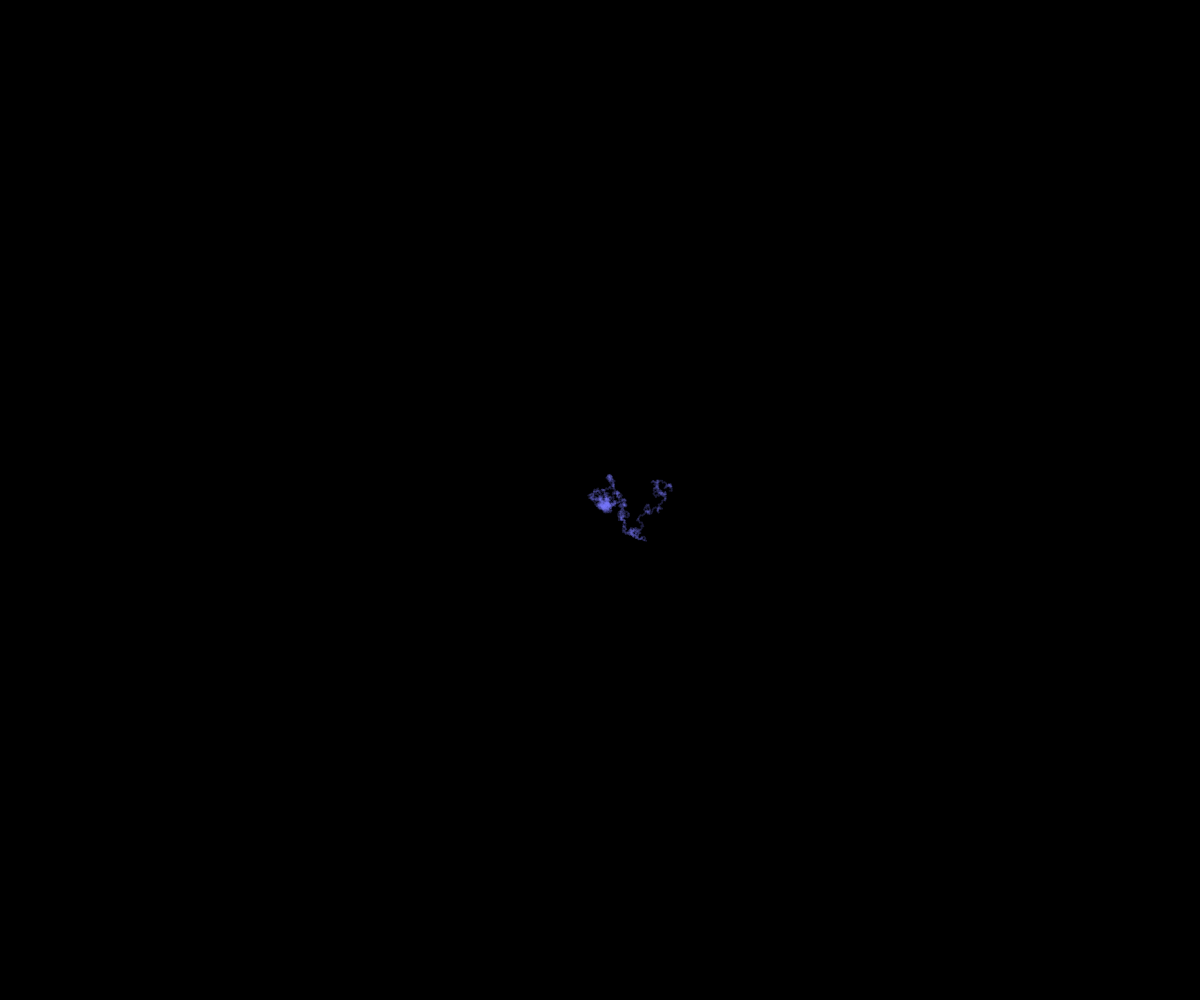
Frame 1 (no input)
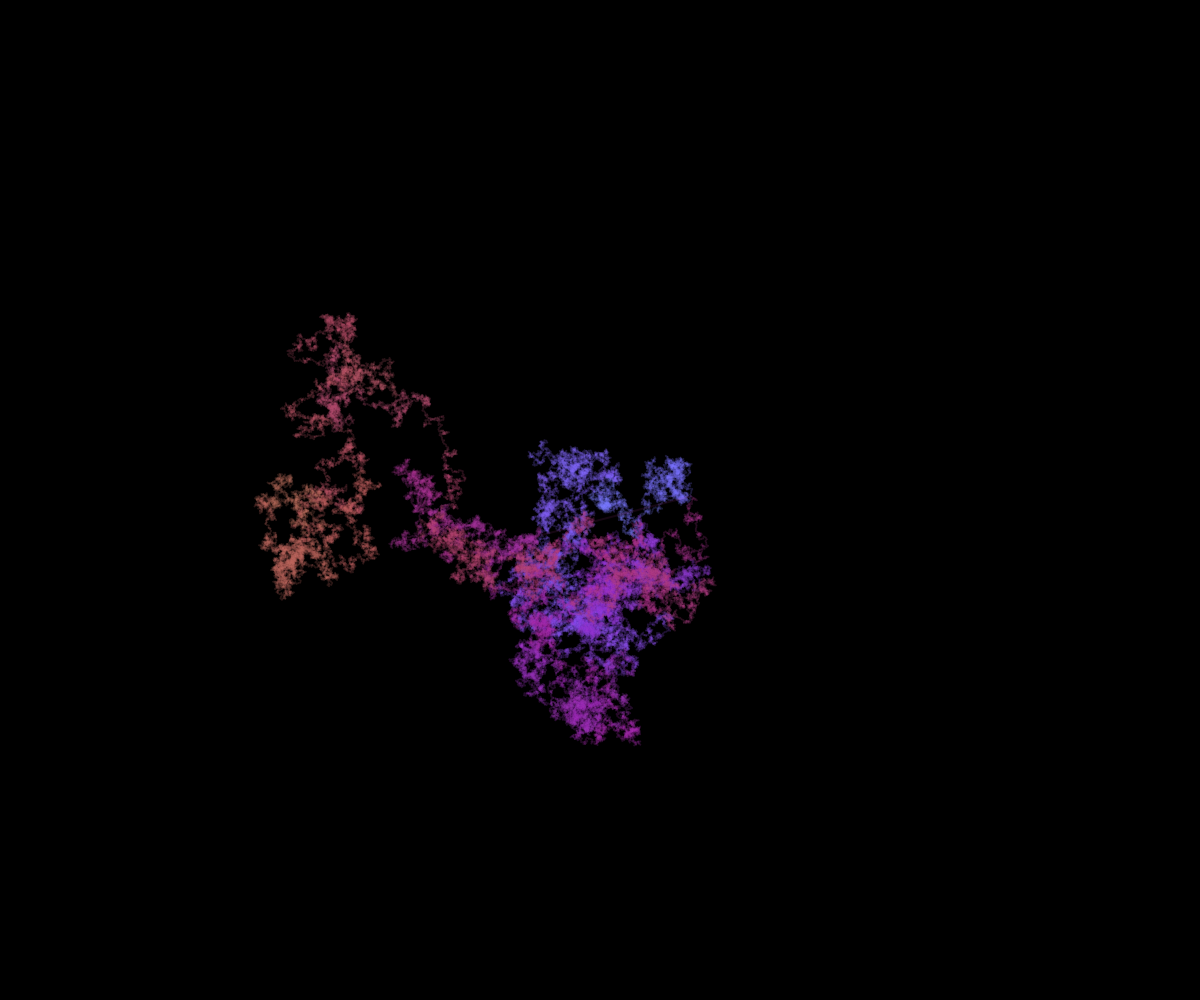
Frame 60 (no input)
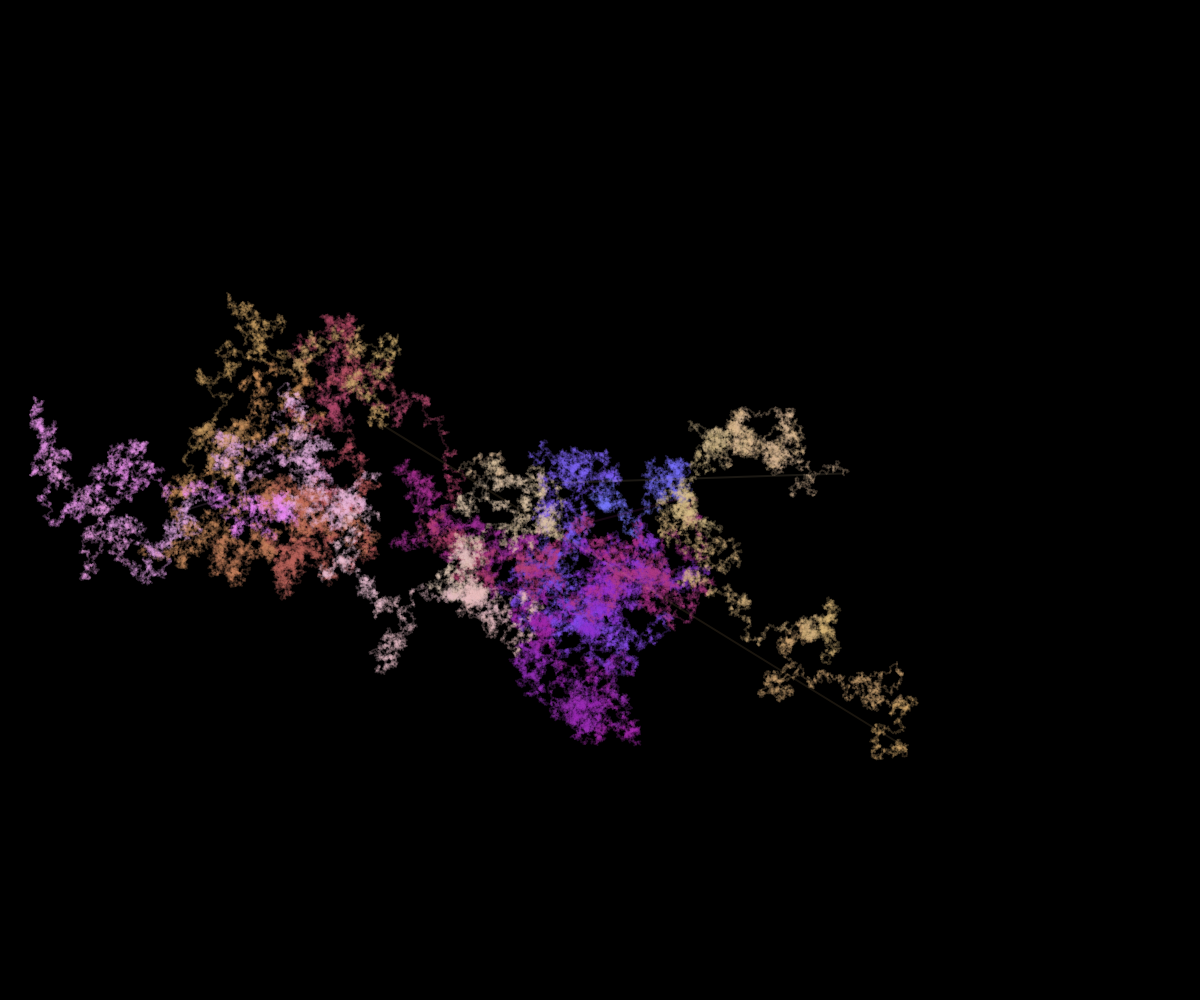
Frame 120 (the mouse pressed at the canvas centre since frame 60)

The p5.js sketch that drew these frames (run headless with seeded random() and noise() and a simulated clock; from frame 60 on, the mouse is pressed at the canvas centre):

// p5.js sketch
// ── sketch.js
var pos;
var prev;
var looping = true;
var r, g, b;
var margin;

function setup() {
    createCanvas(windowWidth, windowHeight);
    margin = width * 0.025;
    background(0);
    fill(255);
    stroke(255, 30);
    strokeWeight(2);
    pos = createVector(width / 2, height / 2);
    prev = pos.copy();
}

function draw() {
    r = map(sin(frameCount / 100), -1, 1, 0, 255);
    g = map(sin(frameCount / 20), -1, 1, 200, 55);
    b = map(cos(frameCount / 20), -1, 1, 100, 255);
    // b = map(pos.x, 0, width, 0, 255);
    stroke(r, g, b, 30);
    for (var i = 0; i < 1000; i++) {
        line(pos.x, pos.y, prev.x, prev.y);
        prev.set(pos);

        var step = p5.Vector.random2D();
        // var x = cos(frameCount / 10) * 10;
        // var y = sin(frameCount / 100) * 10;
        // x = lerp(step.x, x, 0.015);
        // y = lerp(step.y, y, 0.015);
        // step = createVector(x, y);
        // var mappedR = map(pos.x, 0, width, 0, 10000);
        var r = random(10000);
        if (r < 1) {
            step.mult(random(50, 1000));
            // stroke(r, g, b, 255);
            // strokeWeight(1);
        } else {
            step.setMag(2);
            // stroke(r, g, b, 30);
            // strokeWeight(1.5);
        }
        if (pos.x + step.x < width - margin && pos.x + step.x > margin) {
            if (pos.y + step.y < height - margin && pos.y + step.y > margin) {
                pos.add(step);
            }
        }
    }
}

function keyPressed() {
    if (keyCode === 32) {
        if (looping) {
            noLoop();
            looping = false;
        } else {
            loop();
            looping = true;
        }
    }
}

// ── sketch2.js
var pos;
var prev;
var looping = true;
var r, g, b;
var margin;
var foodToEat = [];
var eatenFood = [];
var s = 2.5;
var ant;
var foodAmount = 1800;
var bars;
var barsMax = 75;
var padding = 10;
var barsWidth;
var interface;
var showPanels = true;

function setup() {
    createCanvas(windowWidth, windowHeight);
    margin = width * 0.025 / 2;
    padding = width * 0.025 / 4;
    background(0);
    fill(255);
    noStroke();
    pos = createVector(width / 2, height / 2);
    prev = pos.copy();
    createFood();
    ant = createVector(width / 4, height / 2);
    barsWidth = width - padding * 2;
    textFont("Inconsolata");
    textSize(15);
    showBars();
    showFood();
    createInterface();
}

function createInterface() {
    interface = createDiv('');
    interface.style('position', 'absolute');
    interface.style('width', '100%');
    // interface.style('bottom', '2.5em');
    interface.style('padding', '10px 0px 0px 0px');
    interface.style('opacity', '1');
    interface.style('background-color', 'rgba(65, 65, 65, 0.5)');
    interface.style('font-family', 'Inconsolata', 'Helvetica', 'Arial');
    // interface.style('line-height', '0.75em');
    var calculateHeight = windowHeight - 50;
    interface.style("max-height", calculateHeight + "px");
    interface.style("overflow", "auto");
    // interface.style('color', 'rgba(155, 155, 155, 1');

    var div = createDiv('<span class="highlight">A random walker is searching for green food.</span>');
    div.parent(interface);
    div.style('float', 'left');
    div.style('width', '48%');
    div.style('font-size', '1.25em');
    div.style('padding', '0px 1% 0% 1%');
    var s = 'Each time the walker eats food, a line is drawn between it and the food eaten previously.';
    s += '</br></br>At the bottom, a bar graph plots the lengths of the lines, creating a curve which fits a <a href="https://en.wikipedia.org/wiki/Power_law">power law</a>.';
    s += '</br></br><span class="highlight">Press spacebar</span> to pause.';
    s += '</br><span class="highlight">Press t</span> to hide this text overlay.';
    s += "</br><a href='https://github.com/pelletierauger/Random-Walker'>Source code</a>.";
    var div2 = createDiv(s);
    div2.parent(interface);
    div2.style('float', 'left');
    div2.style('width', '48%');
    div2.style('padding', '0px 1% 0% 1%');
    div2.style('font-size', '1.25em');
    div2.style('padding-bottom', '1em');



    // this.nameDiv = createDiv(name + ' : ');
    // this.nameDiv.parent(this.div);
    // this.nameDiv.style('float', 'left');
    // this.nameDiv.style('padding-right', '0.5em');
}

function draw() {
    if (foodToEat.length > 0) {
        for (var i = 0; i < 100; i++) {
            antWalk();
        }
    } else {
        console.log("All the food is eaten.");
        noLoop();
    }
}

function showBars() {

    fill(85);
    rect(0, height - barsMax - padding * 2, barsWidth + padding * 2, height);
    stroke(255, 0, 0);
    fill(255, 0, 0);
    strokeWeight(0);
    text(eatenFood.length + "/" + (foodToEat.length + eatenFood.length), padding, height - barsMax);
    strokeWeight(1);
    bars = [];
    for (var j = 0; j < eatenFood.length; j++) {
        if (j >= 1) {
            var d = dist(eatenFood[j - 1].x, eatenFood[j - 1].y, eatenFood[j].x, eatenFood[j].y);
            // console.log(d);
            bars.push(d);
        }

    }
    bars.sort(function(a, b) {
        return a - b;
    });
    push();
    translate(padding, -padding);
    for (var k = 0; k < bars.length; k++) {
        var mappedBar = map(bars[k], 0, bars[bars.length - 1], 0, barsMax);
        // line(k * (barsWidth / bars.length), height, k * (barsWidth / bars.length), height - mappedBar);
        line(map(k, 0, bars.length - 1, 0, barsWidth), height, map(k, 0, bars.length - 1, 0, barsWidth), height - mappedBar);
    }
    // console.log(bars);
    pop();
    noStroke();

}

function antWalk() {
    for (var i = 0; i < foodToEat.length; i++) {
        // console.log(dist(ant.x, ant.y, food[i].x, food[i].y));
        // console.log("Quoi?");
        if (dist(ant.x, ant.y, foodToEat[i].x, foodToEat[i].y) <= s * 2) {
            // console.log("La fourmi mange!");
            eatenFood.push(foodToEat[i]);
            foodToEat.splice(i, 1);
            showBars();
            fill(0, 0, 0);
            ellipse(eatenFood[eatenFood.length - 1].x, eatenFood[eatenFood.length - 1].y, s, s);
            fill(255, 0, 0);
            push();
            translate(width / 2, 0);
            ellipse(eatenFood[eatenFood.length - 1].x, eatenFood[eatenFood.length - 1].y, s, s);
            var e = eatenFood.length;
            if (e >= 2) {
                stroke(255, 0, 0);
                strokeWeight(1);
                line(eatenFood[e - 1].x, eatenFood[e - 1].y, eatenFood[e - 2].x, eatenFood[e - 2].y);
                noStroke();
            }
            pop();
        }
    }
    var step = p5.Vector.random2D();
    var ran = random(0, 1000);
    var times = 1;
    step.setMag(s);
    fill(255, 50);
    // if (ran <= 1) {
    //     var times = random(0, 500);
    // }
    for (var j = 0; j < times; j++) {
        ellipse(ant.x, ant.y, s, s);
        if (ant.x + step.x < (width - margin) / 2 && ant.x + step.x > margin / 2) {
            if (ant.y + step.y < height - barsMax - padding * 2 - margin / 2 && ant.y + step.y > margin / 2) {
                ant.add(step);
            }
        }
    }
}

function showFood() {
    for (var i = 0; i < foodToEat.length; i++) {
        fill(0, 255, 0);
        ellipse(foodToEat[i].x, foodToEat[i].y, s, s);
    }
    // for (var j = 0; j < eatenFood.length; j++) {
    //     fill(255, 0, 0);
    //     ellipse(eatenFood[j].x, eatenFood[j].y, s, s);
    //     stroke(255, 0, 0);
    //     strokeWeight(0.5);
    //     if (j >= 1) {
    //         line(eatenFood[j - 1].x, eatenFood[j - 1].y, eatenFood[j].x, eatenFood[j].y);
    //     }
    //     noStroke();
    // }
}

function createFood() {
    for (var i = 0; i < foodAmount; i++) {
        var randomX = random(margin / 2, (width - margin) / 2);
        var randomY = random(margin / 2, height - barsMax - padding * 2 - margin / 2);
        var v = createVector(randomX, randomY);
        foodToEat.push(v);
    }
    // for (var i = 0; i < foodAmount; i++) {
    //     var randomX = random(margin, width - margin);
    //     var randomY = random(margin, height - margin);
    //     var x = cos(i) * 0.25 * i;
    //     var y = sin(i) * 0.25 * i;
    //     var v = createVector(width / 4 + x, height / 2 + y);
    //     if (v.x < (width - margin) / 2 && v.x > margin / 2) {
    //         if (v.y < height - barsMax - padding * 2 - margin / 2 && v.y > margin / 2) {
    //             foodToEat.push(v);
    //         }
    //     }
    // }
}


function keyPressed() {
    if (keyCode === 32) {
        if (looping) {
            noLoop();
            looping = false;
        } else {
            loop();
            looping = true;
        }
    }
    if (key == 't' || key == 'T') {
        if (showPanels) {
            showPanels = false;
            interface.style("display", "none");
        } else {
            showPanels = true;
            interface.style("display", "block");
        }
    }
}
